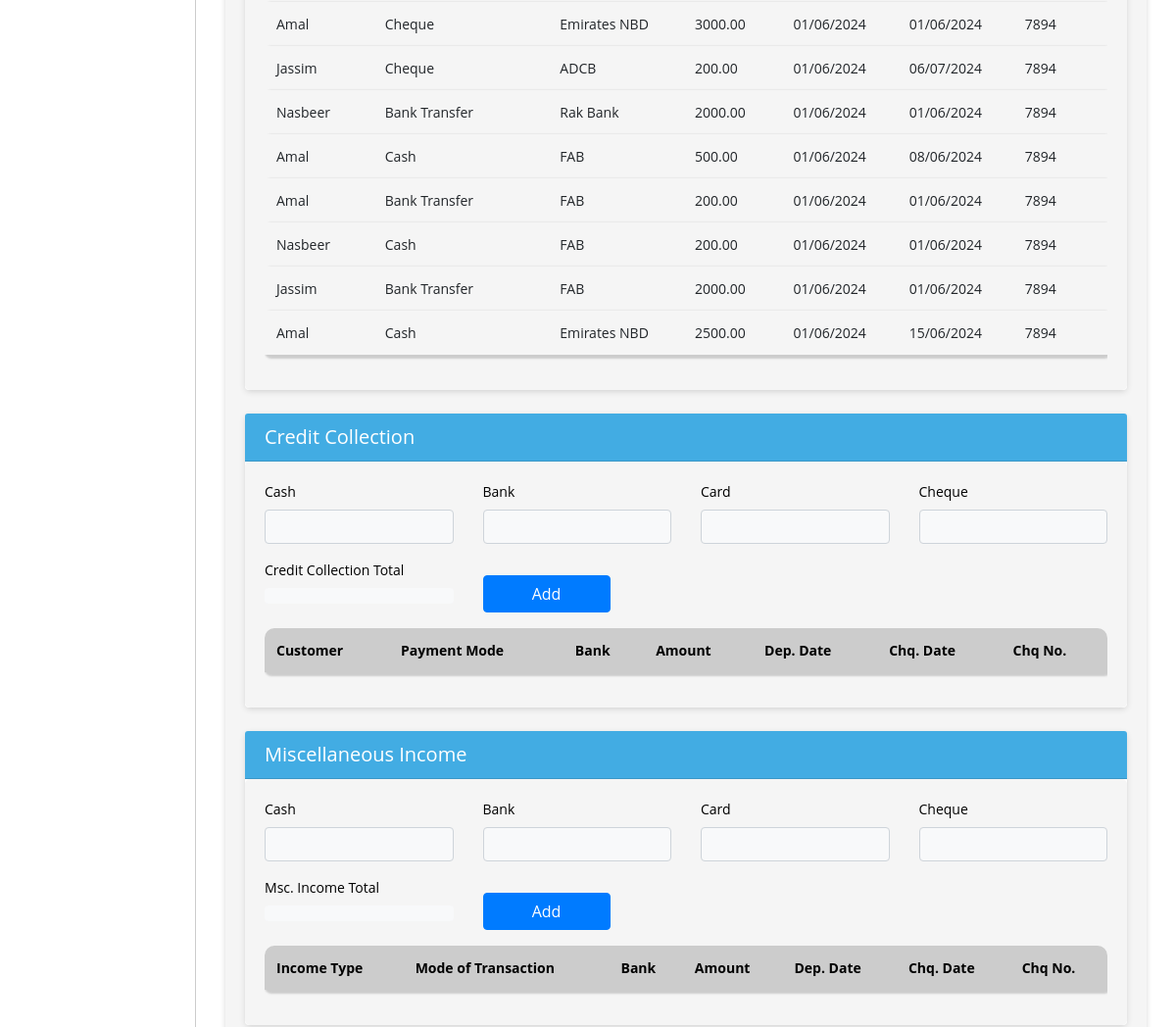
/bank-sales/ (signed in, middle part), run on an earlier commit of the app's database.
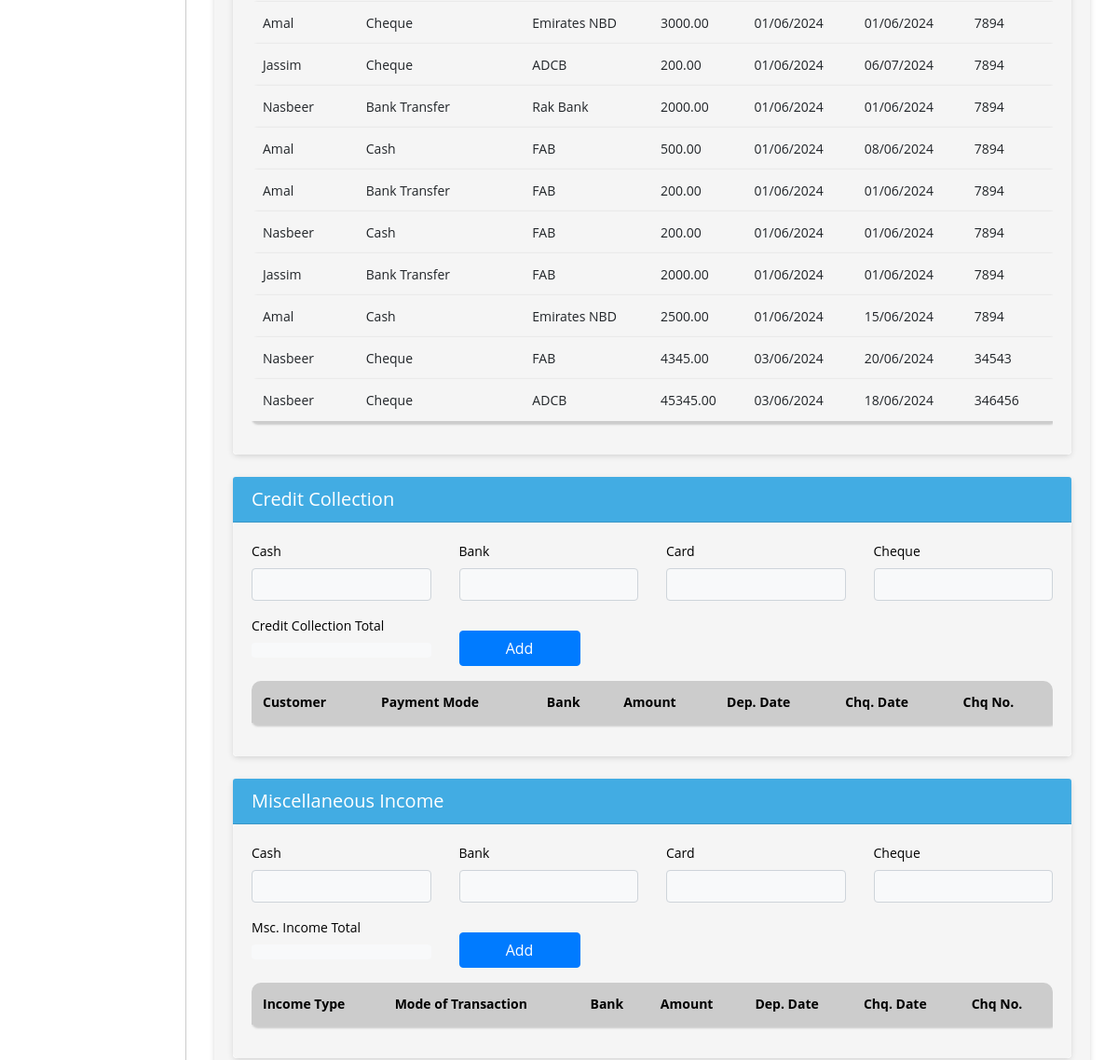
And on a later commit of the database.
### biztrackapp/models.py (models this page shows, shortened)
class BankSales(models.Model):
    customer = models.ForeignKey(Customer, on_delete=models.CASCADE)
    daily_summary_id = models.CharField(max_length=100, null=True, blank=True)
    mode_of_transaction = models.ForeignKey(TransactionMode, on_delete=models.CASCADE)
    amount = models.DecimalField(max_digits=10, decimal_places=2)
    bank = models.ForeignKey(Bank, on_delete=models.CASCADE)
    cheque_date = models.DateField()
    cheque_no = models.CharField(max_length=255)
    business_profile = models.CharField(max_length=255, null=True)
    created_on = models.DateTimeField(auto_now_add=True)
    updated_on = models.DateTimeField(auto_now=True)

class Customer(models.Model):
    name = models.CharField(max_length=255)
    business_profile = models.CharField(max_length=255, null=True)
    outstanding = models.DecimalField(max_digits=10, decimal_places=2)
    location = models.CharField(max_length=255)
    status = models.BooleanField(default=True)  # BooleanField to represent True or False
    created_on = models.DateTimeField(auto_now_add=True, null=True)

class TransactionMode(models.Model):
    CHOICES = [
        ('card', 'Card'),
        ('cash', 'Cash'),
        ('bank transfer', 'Bank Transfer'),
        ('cheque', 'Cheque'),
        ('credit', 'Credit'),
    ]
    name = models.CharField(max_length=255,choices=CHOICES)
    business_profile = models.CharField(max_length=255, null=True)
    status = models.BooleanField(default=False)
    created_on = models.DateTimeField(auto_now_add=True, null=True)

class Bank(models.Model):
    name = models.CharField(max_length=255, choices=BANK_CHOICES)
    account_number = models.CharField(max_length=50)
    opening_balance = models.DecimalField(max_digits=10, decimal_places=2)
    business_profile = models.CharField(max_length=255, null=True)
    status = models.BooleanField(default=False)
    created_on = models.DateTimeField(auto_now_add=True, null=True)
    update_on = models.DateTimeField(auto_now=True, null=True)

### biztrackapp/views.py (the view)
# urls.py: path('bank-sales/', list_bank_sales, name='list_bank_sales'),
def list_bank_sales(request):
    shop_admin = get_object_or_404(ShopAdmin, user=request.user)
    shop = shop_admin.shop
    business_profile = get_object_or_404(BusinessProfile, name=shop.name)
    bank_sales = BankSales.objects.filter(business_profile=business_profile.id)
    return render(request, 'create_daily_summary.html', {'bank_sales': bank_sales})

### biztrackapp/templates/create_daily_summary.html (shortened to what this page needs)
{% extends 'base.html' %}
{% block content %}
<div class="container ">
    <div class="card  ">
          <form method="post"  enctype="multipart/form-data" class="form" id="daily_summary_form">
        <div class="card-body ">
            <div class="card">
                <div class="card-body bg-white br-5">
                    <div class="table-responsive">
                    <table  class="table table-bordered table-striped "  id="tablebanksale" >
                        <tbody>
                            {% for sale in bank_sales %}
                            <tr>
                                <td>{{ sale.customer.name }}</td>
                                <td class="text-capitalize">{{ sale.mode_of_transaction.name }}</td>
                                <td>{{ sale.bank.name }}</td>
                                <td>{{ sale.amount }}</td>
                                <td>{{ sale.created_on|date:"d/m/Y" }}</td>
                                <td>{{ sale.cheque_date|date:"d/m/Y" }}</td>
                                <td>{{ sale.cheque_no }}</td>
                            </tr>
                            {% endfor %}
                        </tbody>
                    </table>
                </div>
                </div>
            </div>
            <div class="card  mt-4">
                <div class="card-header text-white">
                    <h5 class="text-left mb-0">Credit Collection</h5>
                </div>
                <div class="card-body bg-white  br-5">
                    <div class="row ">
                        <div class="col-md-3">
                            <label>Cash</label>
                            <input type="number" name="cash_collection" required class="form-control bg-light" id="id_cash_collection" tabindex="1" value="{{ credit_sale_total_cash_sale }}">
                        </div>
                        <div class="col-md-3">
                            <label>Bank </label>
                            <input type="number" name="bank_collection" required class="form-control bg-light" id="id_bank_collection" tabindex="2" value="{{ credit_sale_total_bank_sale }}" >
                        </div>
                        <div class="col-md-3">
                            <label>Card </label>
                            <input type="number" name="card_collection" required class="form-control bg-light" id="id_card_collection" tabindex="3" value="{{ credit_sale_total_card_sale }}">
                        </div>
                        <div class="col-md-3">
                            <label>Cheque</label>
                            <input type="number" name="cheque_collection" required class="form-control bg-light" id="id_cheque_collection" tabindex="4" value="{{ credit_sale_total_cheque_sale }}">
                        </div>
                    </div>
                    <div class="row mb-3 mt-2">
                        <div class="col-md-3">
                            <label>Credit Collection Total</label>
                            <div class="bg-light p-2 rounded">{{total_credit_sale_amount}}</div>
                        </div>
                        <div class="col-md-3 d-flex align-items-end">
                            <button type="button" class="btn btn-primary mt-3" data-toggle="modal" data-target="#creditCollectionModal">Add </button>
                        </div>
                    </div>
                    <div class="table-responsive">
                    <table id="tablecreditcollection"  class="table table-bordered table-striped nowrap"  style="width: 100%;">
                        <thead class="thead-light" style="border-color:transparent !important;">
                            <tr>
                                <th>Customer</th>
                                <th>Payment Mode</th>
                                <th>Bank</th>
                                <th>Amount</th>
                                <th>Dep. Date</th>
                                <th>Chq. Date</th>
                                <th>Chq No.</th>
                            </tr>
                        </thead>
                    </table>
                </div>
                </div>
            </div>
            <div class="card  mt-4">
                <div class="card-header text-white">
                    <h5 class="text-left mb-0">Miscellaneous Income</h5>
                </div>
                <div class="card-body bg-white  br-5">
                    <div class="row ">
                        <div class="col-md-3">
                            <label>Cash </label>
                            <input type="number" name="cash_msc_income" required class="form-control bg-light" id="id_cash_msc_income" tabindex="1" value="{{ mis_income_total_cash }}">
                        </div>
                        <div class="col-md-3">
                            <label>Bank </label>
                            <input type="number" name="bank_msc_income" required class="form-control bg-light" id="id_bank_msc_income" tabindex="2" value="{{ mis_income_total_bank }}" >
                        </div>
                        <div class="col-md-3">
                            <label>Card </label>
                            <input type="number" name="card_msc_income" required class="form-control bg-light" id="id_card_msc_income" tabindex="3" value="{{ mis_income_total_card }}">
                        </div>
                        <div class="col-md-3">
                            <label>Cheque </label>
                            <input type="number" name="cheque_msc_income" required class="form-control bg-light" id="id_cheque_msc_income" tabindex="4" value="{{ mis_income_total_cheque }}">
                        </div>
                    </div>
                    <div class="row mb-3 mt-2">
                        <div class="col-md-3">
                            <label>Msc. Income Total</label>
                            <div class="bg-light p-2 rounded">{{total_mis_income_amount}}</div>
                        </div>
                        <div class="col-md-3 d-flex align-items-end">
                            <button type="button" class="btn btn-primary mt-3" data-toggle="modal" data-target="#miscIncomeModal">Add</button>
                        </div>
                    </div>
                    <div class="table-responsive">
                    <table id="tablemscincome"  class="table table-bordered table-striped nowrap"  style="width: 100%;">
                        <thead class="thead-light" style="border-color: transparent !important;">
                            <tr>
                                <th>Income Type</th>
                                <th>Mode of Transaction</th>
                                <th>Bank</th>
                                <th>Amount</th>
                                <th>Dep. Date</th>
                                <th>Chq. Date</th>
                                <th>Chq No.</th>
                            </tr>
                        </thead>
                    </table>
                    </div>
                </div>
            </div>
        </div>
    </form>
    </div>
</div>
{% endblock %}

### biztrackapp/templates/base.html (shortened to what this page needs)
{% load static %}
<!DOCTYPE html>
<html lang="en">
<head>
    <link rel="stylesheet" href="https://stackpath.bootstrapcdn.com/bootstrap/4.3.1/css/bootstrap.min.css">
    <link href="https://templates.hibootstrap.com/farol/assets/css/style.css" rel="stylesheet">
    <link rel="stylesheet" href="https://use.fontawesome.com/releases/v5.8.2/css/all.css">
    <link rel="stylesheet" type="text/css" href="https://cdn.jsdelivr.net/npm/daterangepicker/daterangepicker.css" />
<link href="https://cdnjs.cloudflare.com/ajax/libs/awesomplete/1.1.5/awesomplete.min.css" rel="stylesheet">
<link rel="stylesheet" href="https://cdn.datatables.net/2.0.2/css/dataTables.bootstrap5.css">
<link rel="stylesheet" href="https://cdn.datatables.net/responsive/3.0.0/css/responsive.bootstrap5.css">
<link rel="stylesheet" type="text/css" href="https://cdn.datatables.net/buttons/2.2.2/css/buttons.bootstrap5.min.css">
<link href="https://cdn.jsdelivr.net/npm/select2@4.1.0-rc.0/dist/css/select2.min.css" rel="stylesheet" />
</head>
<body>
<div id="sidebar">
</div>
<div id="content">
    {% block content %}{% endblock %}
</div>
</body>
</html>

### biztrackapp/templates/base.html (style rules this page uses)
.btn { min-width: 130px !important; }
.form-control { height:35px !important; padding: 5px 20px !important; }
.table-bordered>:not(caption)>* { border-width: 0px !important; box-shadow: 2px 2px 2px 2px #ccc; border-radius:5px; }
body, p, h1, h2, h3, h4, h5, h6, a, li, label, input, div, span, small { font-family: "Open Sans", sans-serif !important; }
button:focus, button { outline: none !important; border: none; }
body, p, a, li, li>a { font-size:14px !important; }
body { padding-top: 56px; background-color: #ffffff !important; }
table thead th { vertical-align: bottom; border-bottom: 2px solid #dee2e6; background-color: #42ace3 !important; color: #fff !important; }
tbody { border-bottom: 0px !important; background-color: #f5f5f5 !important; }
#sidebar { height: 100%; width: 200px; position: fixed; top: 0; left: 0; background-color: #fff; padding-top: 36px; border-right:1px solid #ccc; }
.form-control { line-height: 1.25 !important; }
table { border:1px !important; }
#content { margin-left: 200px; padding: 15px; }
div>.table-responsive, table, table>thead { border-radius: 10px !important; }
.card { border:0px !important; margin-top:15px; margin-bottom:15px; box-shadow: 0px 2px 6px -1px #ccc; }
.card-body { background-color: #f5f5f5 !important; }
.card-header { background-color: #42ace3 !important; color:#fff !important; }
.card-header>a, .card-header>h5 { color:#fff !important; }
.btn-primary { --bs-btn-color: #fff; --bs-btn-bg: #3280cc; --bs-btn-border-color: #3280cc; --bs-btn-hover-color: #000; --bs-btn-hover-bg: #1d5c96; --bs-btn-hover-border-color: #3280cc; --bs-btn-focus-shadow-rgb: 0, 155, 132; --bs-btn-active-color: #000; --bs-btn-active-bg: #33c5af; --bs-btn-active-border-color: #3280cc; --bs-btn-active-shadow: inset 0 3px 5px rgba(0, 0, 0, 0.125); --bs-btn-disabled-color: #000; --bs-btn-disabled-bg: #3280cc; --bs-btn-disabled-border-color: #3280cc; }
input, select { width: 100%; padding: 0.375rem 0.75rem; margin-bottom: 0.5rem; font-size: 1rem; line-height: 1.5; color: #495057; background-color: #fff; background-clip: padding-box; border: 1px solid #ced4da; border-radius: 0.25rem; transition: border-color 0.15s ease-in-out, box-shadow 0.15s ease-in-out; }

### biztrackapp/templates/create_daily_summary.html (style rules this page uses)
table thead th { vertical-align: bottom; border-bottom: 2px solid #dee2e6; background-color: #ccc !important; color: #000 !important; }
.bg-white { color:#000 !important; }
.br-5 { border-radius: 5px !important; }

What changed in the data, as far as the page shows it:
added BankSales: customer.name "Nasbeer", mode_of_transaction.name "Cheque", bank.name "FAB", amount "4345.00", created_on "03/06/2024", cheque_date "20/06/2024", cheque_no "34543"
added BankSales: customer.name "Nasbeer", mode_of_transaction.name "Cheque", bank.name "ADCB", amount "45345.00", created_on "03/06/2024", cheque_date "18/06/2024", cheque_no "346456"
